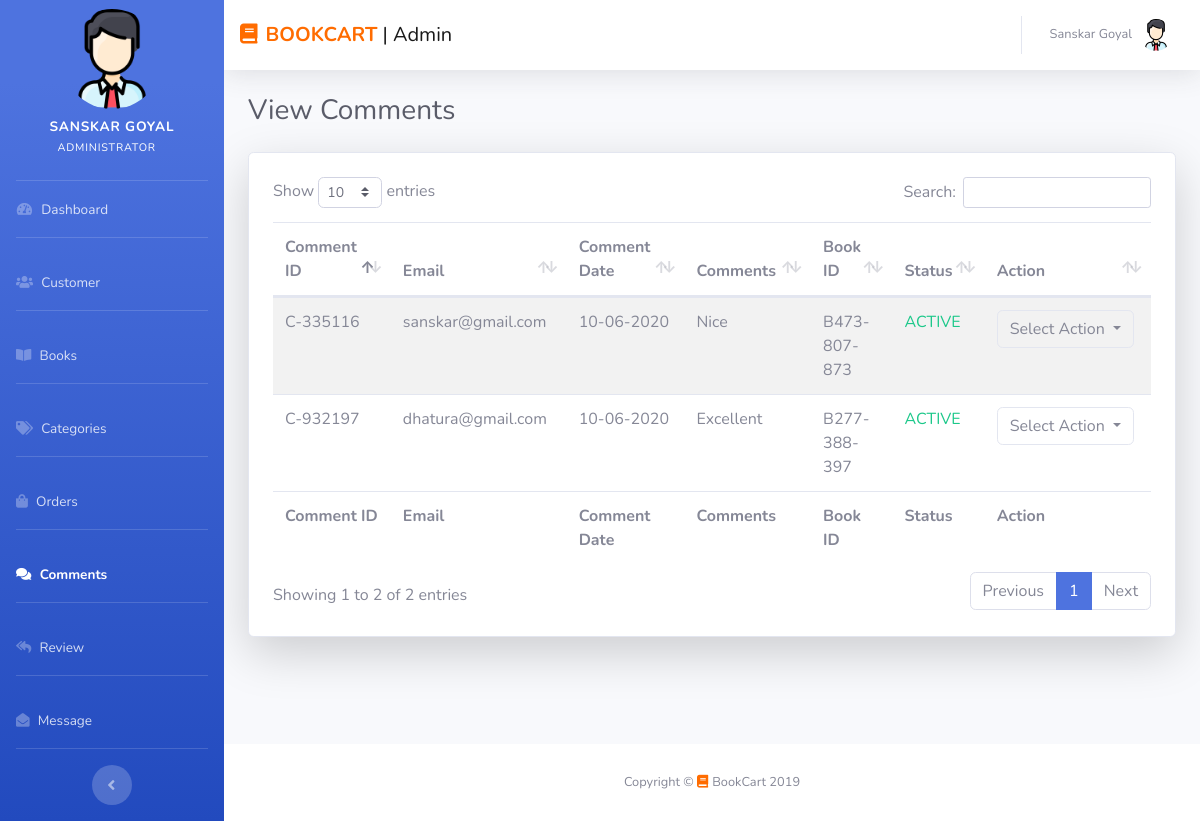
Screenshot of /admin/comments.php (signed in) with the database file from the repository.
### tables this page shows
CREATE TABLE `comments_table` (
  `comment_id` varchar(255) NOT NULL,
  `book_id` varchar(255) NOT NULL,
  `name` varchar(255) NOT NULL,
  `email` varchar(255) NOT NULL,
  `mobile` varchar(255) NOT NULL,
  `message` varchar(255) NOT NULL,
  `post_date` varchar(255) NOT NULL,
  `status` varchar(255) NOT NULL
);

### admin/comments.php (the view, shortened to what this page needs)
<?php require 'winclude/head.php'; ?>
<?php require 'winclude/sidebar.php'; ?>
<?php require 'winclude/navbar.php'; ?>
<div class="container-fluid">
  <div class="d-sm-flex align-items-center justify-content-between mb-4">
    <h1 class="h3 mb-0 text-gray-800">View Comments</h1>
  </div>
  <div class="row">
    <div class="col-md-12">
      <div class="card card-white shadow-lg">
        <div class="row">
          <div class="col-md-12">
           <div class="table-responsive p-4">
             <?php
             include '../connection/config.php';
             $sql = "SELECT * FROM comments_table";
             $result = $conn->query($sql);
             if ($result->num_rows > 0) {
              print '
              <table id="dataTable" class="display table table-striped" style="width: 100%; cellspacing: 0;">
              <thead>
              <tr>
              <th>Comment ID</th>
              <th>Email</th>
              <th>Comment Date</th>
              <th>Comments</th>
              <th>Book ID</th>
              <th>Status</th>
              <th>Action</th>
              </tr>
              </thead>
              <tfoot>
              <tr>
              <th>Comment ID</th>
              <th>Email</th>
              <th>Comment Date</th>
              <th>Comments</th>
              <th>Book ID</th>
              <th>Status</th>
              <th>Action</th>
              </tr>
              </tfoot>
              <tbody>';
              while($row = mysqli_fetch_array($result)) {
               $status = $row['status'];
               if ($status == "Active") {
                 $comment = '<p class="text-success">ACTIVE</p>';
                 $commentl = '<a  class="dropdown-item" href="pages/make_comment_in.php?id='.$row['comment_id'].'">Make Inactive</a>';
               }else{
                 $comment = '<p class="text-danger">INACTIVE</p>';
                 $commentl = '<a  class="dropdown-item" href="pages/make_comment_ac.php?id='.$row['comment_id'].'">Make Active</a>';
               }
               print '
               <tr>
               <td>'.$row['comment_id'].'</td>
               <td>'.$row['email'].'</td>
               <td>'.$row['post_date'].'</td>
               <td>'.$row['message'].'</td>
               <td>'.$row['book_id'].'</td>
               <td>'.$comment.'</td>
               <td><div class="btn-group dropdown" role="group">
               <button type="button" class="btn btn-default dropdown-toggle border" data-toggle="dropdown" aria-expanded="false" style="outline:none;">
               Select Action
               <span class="caret"></span>
               </button>
               <ul class="dropdown-menu" role="menu">
               <li>'.$commentl.'</li>
               <li><a  class="dropdown-item"'; ?> onclick = "return confirm('Drop <?php echo $row['first_name']; ?> ?')" <?php print ' href="pages/dropcomment.php?id='.$row['comment_id'].'">Drop Comment</a></li>
               </ul>
               </div></td>
               </tr>';
             }
             print '
             </tbody>
             </table>  ';
           } else {
            print '
            <div class="alert alert-info" role="alert">
            Nothing was found in database.
            </div>';
          }
          ?>
        </div>
          </div>
        </div>
      </div>
    </div>
  </div>
</div>
<?php require 'winclude/footer.php' ?>

### rows the page displays
comments_table: comment_id "C-335116", email "sanskar@gmail.com", post_date "10-06-2020", message "Nice", book "B473-807-873", status "ACTIVE"
comments_table: comment_id "C-932197", email "dhatura@gmail.com", post_date "10-06-2020", message "Excellent", book "B277-388-397", status "ACTIVE"

### other values shown
$myfname "SANSKAR"
$mylname "GOYAL"
$myfname "Sanskar"
$mylname "Goyal"
